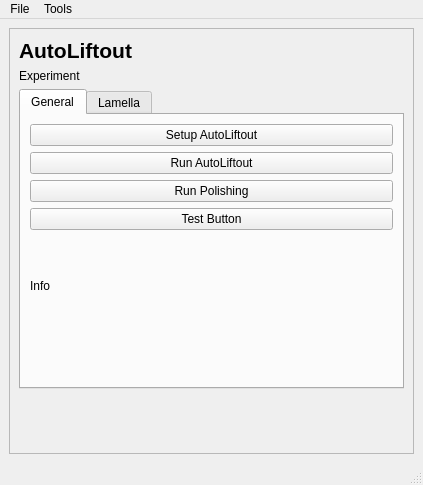
<?xml version="1.0" encoding="UTF-8"?>
<ui version="4.0">
 <class>MainWindow</class>
 <widget class="QMainWindow" name="MainWindow">
  <property name="geometry">
   <rect>
    <x>0</x>
    <y>0</y>
    <width>423</width>
    <height>485</height>
   </rect>
  </property>
  <property name="windowTitle">
   <string>MainWindow</string>
  </property>
  <widget class="QWidget" name="centralwidget">
   <layout class="QGridLayout" name="gridLayout">
    <item row="0" column="0">
     <widget class="QFrame" name="frame">
      <property name="frameShape">
       <enum>QFrame::StyledPanel</enum>
      </property>
      <property name="frameShadow">
       <enum>QFrame::Raised</enum>
      </property>
      <layout class="QGridLayout" name="gridLayout_2">
       <item row="1" column="0">
        <widget class="QLabel" name="label_experiment_name">
         <property name="text">
          <string>Experiment</string>
         </property>
        </widget>
       </item>
       <item row="8" column="0">
        <widget class="QTabWidget" name="tabWidget">
         <property name="currentIndex">
          <number>0</number>
         </property>
         <widget class="QWidget" name="tab_general">
          <attribute name="title">
           <string>General</string>
          </attribute>
          <layout class="QGridLayout" name="gridLayout_3">
           <item row="1" column="0">
            <widget class="QPushButton" name="pushButton_run_autoliftout">
             <property name="text">
              <string>Run AutoLiftout</string>
             </property>
            </widget>
           </item>
           <item row="0" column="0">
            <widget class="QPushButton" name="pushButton_setup_autoliftout">
             <property name="text">
              <string>Setup AutoLiftout</string>
             </property>
            </widget>
           </item>
           <item row="4" column="0">
            <widget class="QLabel" name="label_general_info">
             <property name="minimumSize">
              <size>
               <width>0</width>
               <height>100</height>
              </size>
             </property>
             <property name="text">
              <string>Info</string>
             </property>
            </widget>
           </item>
           <item row="3" column="0">
            <widget class="QPushButton" name="pushButton_test_button">
             <property name="text">
              <string>Test Button</string>
             </property>
            </widget>
           </item>
           <item row="2" column="0">
            <widget class="QPushButton" name="pushButton_run_polishing">
             <property name="text">
              <string>Run Polishing</string>
             </property>
            </widget>
           </item>
           <item row="5" column="0">
            <spacer name="verticalSpacer_2">
             <property name="orientation">
              <enum>Qt::Vertical</enum>
             </property>
             <property name="sizeHint" stdset="0">
              <size>
               <width>20</width>
               <height>40</height>
              </size>
             </property>
            </spacer>
           </item>
          </layout>
         </widget>
         <widget class="QWidget" name="tab_lamella">
          <attribute name="title">
           <string>Lamella</string>
          </attribute>
          <layout class="QGridLayout" name="gridLayout_4">
           <item row="2" column="0" colspan="2">
            <widget class="QComboBox" name="comboBox_lamella_select"/>
           </item>
           <item row="0" column="0" colspan="2">
            <widget class="QLabel" name="label_lamella_header">
             <property name="text">
              <string>Lamella Data</string>
             </property>
            </widget>
           </item>
           <item row="3" column="0">
            <widget class="QLabel" name="label_lamella_status">
             <property name="minimumSize">
              <size>
               <width>0</width>
               <height>0</height>
              </size>
             </property>
             <property name="text">
              <string>Status</string>
             </property>
            </widget>
           </item>
           <item row="3" column="1">
            <widget class="QCheckBox" name="checkBox_lamella_mark_failure">
             <property name="text">
              <string>Mark as Failure</string>
             </property>
            </widget>
           </item>
           <item row="4" column="0" colspan="2">
            <spacer name="verticalSpacer_3">
             <property name="orientation">
              <enum>Qt::Vertical</enum>
             </property>
             <property name="sizeHint" stdset="0">
              <size>
               <width>20</width>
               <height>40</height>
              </size>
             </property>
            </spacer>
           </item>
          </layout>
         </widget>
        </widget>
       </item>
       <item row="0" column="0">
        <widget class="QLabel" name="label_title">
         <property name="font">
          <font>
           <pointsize>16</pointsize>
           <weight>75</weight>
           <bold>true</bold>
          </font>
         </property>
         <property name="text">
          <string>AutoLiftout</string>
         </property>
        </widget>
       </item>
       <item row="9" column="0">
        <spacer name="verticalSpacer">
         <property name="orientation">
          <enum>Qt::Vertical</enum>
         </property>
         <property name="sizeHint" stdset="0">
          <size>
           <width>20</width>
           <height>40</height>
          </size>
         </property>
        </spacer>
       </item>
      </layout>
     </widget>
    </item>
   </layout>
  </widget>
  <widget class="QMenuBar" name="menubar">
   <property name="geometry">
    <rect>
     <x>0</x>
     <y>0</y>
     <width>423</width>
     <height>21</height>
    </rect>
   </property>
   <widget class="QMenu" name="menuFile">
    <property name="title">
     <string>File</string>
    </property>
    <addaction name="actionLoad_Experiment"/>
    <addaction name="actionLoad_Protocol"/>
   </widget>
   <widget class="QMenu" name="menuTools">
    <property name="title">
     <string>Tools</string>
    </property>
    <addaction name="actionSputter_Platinum"/>
    <addaction name="actionSharpen_Needle"/>
    <addaction name="actionCalibrate_Needle"/>
   </widget>
   <addaction name="menuFile"/>
   <addaction name="menuTools"/>
  </widget>
  <widget class="QStatusBar" name="statusbar"/>
  <action name="actionLoad_Experiment">
   <property name="text">
    <string>Load Experiment</string>
   </property>
  </action>
  <action name="actionLoad_Protocol">
   <property name="text">
    <string>Load Protocol</string>
   </property>
  </action>
  <action name="actionSputter_Platinum">
   <property name="text">
    <string>Sputter Platinum</string>
   </property>
  </action>
  <action name="actionSharpen_Needle">
   <property name="text">
    <string>Sharpen Needle</string>
   </property>
  </action>
  <action name="actionCalibrate_Needle">
   <property name="text">
    <string>Calibrate Needle</string>
   </property>
  </action>
 </widget>
 <resources/>
 <connections/>
</ui>
